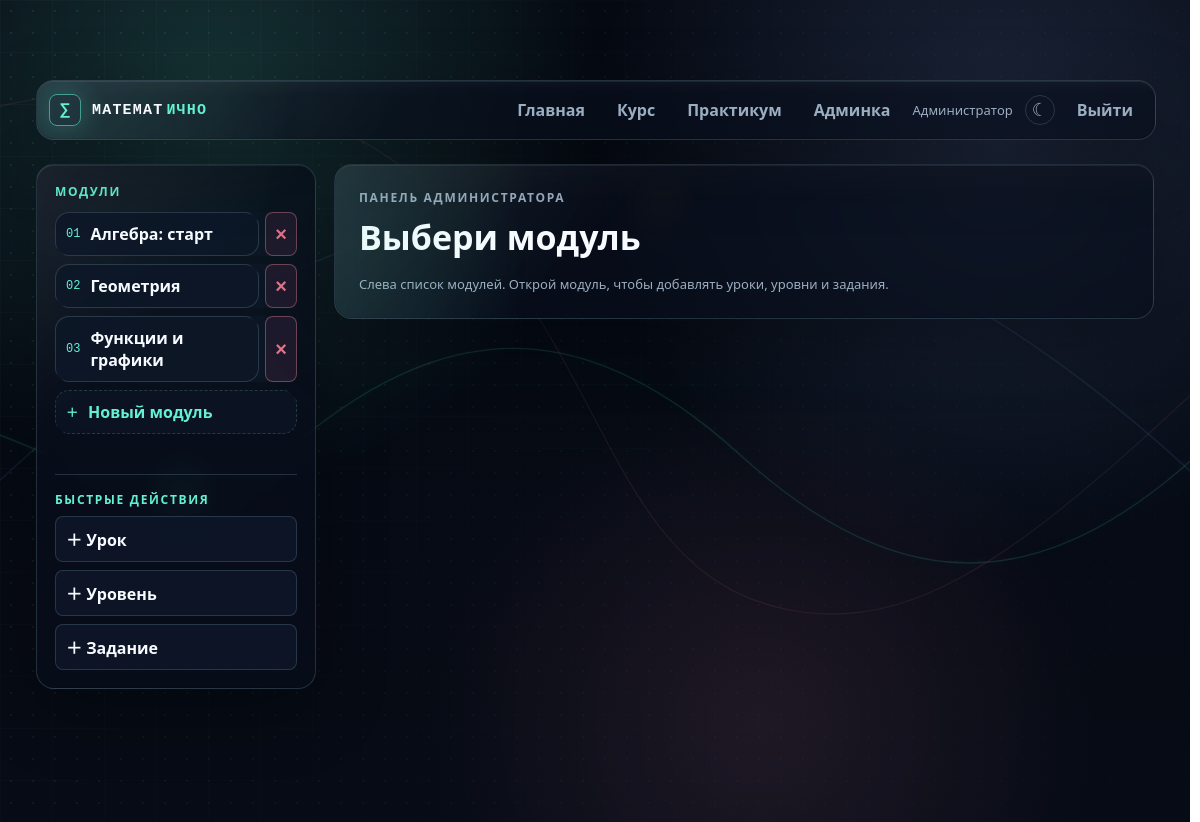
The page /admin (signed in) on the database its author committed.
### tables this page shows
CREATE TABLE users (
                id INTEGER PRIMARY KEY AUTOINCREMENT,
                name TEXT NOT NULL,
                email TEXT UNIQUE,
                password_hash TEXT,
                role TEXT NOT NULL DEFAULT 'student',
                created_at TEXT NOT NULL DEFAULT CURRENT_TIMESTAMP
            );

CREATE TABLE modules (
                id INTEGER PRIMARY KEY AUTOINCREMENT,
                title TEXT NOT NULL,
                description TEXT NOT NULL DEFAULT '',
                sort_order INTEGER NOT NULL DEFAULT 0,
                created_at TEXT NOT NULL DEFAULT CURRENT_TIMESTAMP
            );

### main.py (the view)
@app.route("/admin")
@admin_required
def admin_dashboard():
    modules = get_modules_with_lessons(current_user_id())
    return render_template("admin/dashboard.html", modules=modules)

### db.py (called while the page is built)
def get_connection():
    INSTANCE_DIR.mkdir(exist_ok=True)
    connection = sqlite3.connect(DB_PATH)
    connection.row_factory = sqlite3.Row
    connection.execute("PRAGMA foreign_keys = ON")
    return connection

def row_to_dict(row):
    if row is None:
        return None
    return dict(row)

def get_modules_with_lessons(user_id=None):
    with get_connection() as connection:
        modules = [
            row_to_dict(row)
            for row in connection.execute(
                "SELECT * FROM modules ORDER BY sort_order, id"
            ).fetchall()
        ]
        for module in modules:
            module["lessons"] = [
                row_to_dict(row)
                for row in connection.execute(
                    """
                    SELECT * FROM lessons
                    WHERE module_id = ?
                    ORDER BY sort_order, id
                    """,
                    (module["id"],),
                ).fetchall()
            ]
            for lesson in module["lessons"]:
                lesson["progress"] = get_lesson_progress_summary(connection, user_id, lesson["id"])
        return modules

def get_lesson_progress_summary(connection, user_id, lesson_id):
    total = connection.execute(
        "SELECT COUNT(*) FROM lesson_blocks WHERE lesson_id = ?",
        (lesson_id,),
    ).fetchone()[0]
    if not user_id or total == 0:
        return {"completed": 0, "total": total, "percent": 0, "status": "not_started"}
    completed = connection.execute(
        """
        SELECT COUNT(DISTINCT block_id)
        FROM progress
        WHERE user_id = ? AND lesson_id = ? AND status = 'completed'
        """,
        (user_id, lesson_id),
    ).fetchone()[0]
    percent = round((completed / total) * 100)
    status = "completed" if completed == total else "in_progress" if completed else "not_started"
    return {"completed": completed, "total": total, "percent": percent, "status": status}

def get_user(user_id):
    with get_connection() as connection:
        return row_to_dict(
            connection.execute(
                "SELECT * FROM users WHERE id = ?",
                (user_id,),
            ).fetchone()
        )

### main.py (called while the page is built)
@app.before_request
def load_logged_in_user():
    user_id = session.get("user_id")
    g.user = get_user(user_id) if user_id else None

@app.context_processor
def inject_user():
    return {"current_user": g.get("user")}

def current_user_id():
    if g.user:
        return g.user["id"]
    return get_default_user_id()

### templates/admin/dashboard.html (shortened to what this page needs)
﻿<!DOCTYPE html>
<html lang="ru">
<head>
    <link rel="stylesheet" href="{{ url_for('static', filename='style.css') }}">
</head>
<body class="code-bg-page">
    {% include "_code_background.html" %}
    <main class="learning-shell">
        {% include "_top_nav.html" %}
        <section class="student-layout">
            <aside class="student-sidebar">
                <p class="eyebrow">Модули</p>
                <nav class="module-side-list">
                    {% for module in modules %}
                        <div class="module-side-item">
                            <a href="{{ url_for('admin_module_page', module_id=module.id) }}">
                                <span>{{ "%02d"|format(loop.index) }}</span>
                                <strong>{{ module.title }}</strong>
                            </a>
                            <form method="post" action="{{ url_for('admin_delete_module', module_id=module.id) }}" onsubmit="return confirm('Удалить модуль «{{ module.title }}»? Вместе с ним удалятся все уроки, уровни и задания.');">
                                <button class="icon-danger-btn" type="submit" title="Удалить модуль" aria-label="Удалить модуль">×</button>
                            </form>
                        </div>
                    {% endfor %}
                    <a class="admin-create-link" href="{{ url_for('admin_new_module') }}">
                        <span>＋</span>
                        <strong>Новый модуль</strong>
                    </a>
                </nav>
                {% include "admin/_quick_actions.html" %}
            </aside>
            <section class="student-home-panel">
                <p class="eyebrow">Панель администратора</p>
                <h1>Выбери модуль</h1>
                <p class="muted-text">Слева список модулей. Открой модуль, чтобы добавлять уроки, уровни и задания.</p>
            </section>
        </section>
    </main>
</body>
</html>

### templates/_top_nav.html (shortened to what this page needs)
﻿<nav class="top-nav">
    <a class="brand-link" href="{{ url_for('student_dashboard') }}" aria-label="Математично">
        <span class="brand-bracket">∑</span>
        <span>Математ</span><strong>ично</strong>
    </a>
    <div class="top-nav-links">
        <a href="{{ url_for('student_dashboard') }}">Главная</a>
        <a href="{{ url_for('course_page') }}">Курс</a>
        <a href="{{ url_for('laboratory_page') }}">Практикум</a>
        {% if current_user and current_user.role == "admin" %}
            <a href="{{ url_for('admin_dashboard') }}">Админка</a>
        {% endif %}
        {% if current_user %}
            <span>{{ current_user.name }}</span>
            <button class="theme-switch site-theme-toggle" type="button" data-site-theme-toggle title="Сменить тему">☾</button>
            <a href="{{ url_for('logout') }}">Выйти</a>
        {% endif %}
    </div>
</nav>

### rows shown on the page
users: name "Администратор"
modules: index "01", title "Алгебра: старт"
modules: index "02", title "Геометрия"
modules: index "03", title "Функции и графики"
